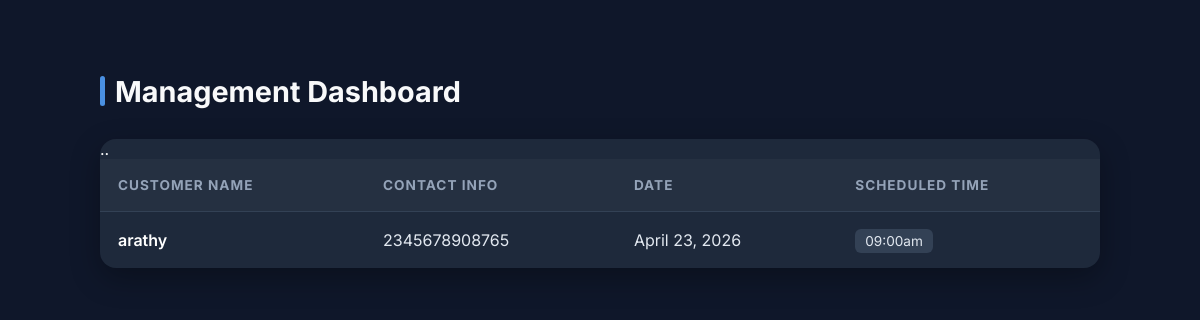
Page /history/ (signed in) on the committed database.
### turfapp/models.py (models this page shows, shortened)
class Booking(models.Model):
    name = models.CharField(max_length=100)
    contact = models.CharField(max_length=15)
    slot = models.ForeignKey(Slot, on_delete=models.CASCADE, null=True, blank=True)
    user = models.ForeignKey(User, on_delete=models.CASCADE, null=True, blank=True)

class Slot(models.Model):
    date = models.DateField()
    time = models.CharField(max_length=50)
    is_available = models.BooleanField(default=True)

### turfapp/views.py (the view)
# urls.py: path('history/', views.history, name='history'),
@login_required
def history(request):
    bookings = Booking.objects.filter(user=request.user)
    return render(request, "history.html", {"bookings": bookings})

### templates/history.html (shortened to what this page needs)
{% load static %}
<!DOCTYPE html>
<html lang="en">
<head>
</head>
<body>
<div class="container">
    <h2>Management Dashboard</h2>
    <div class="table-card">
        <table>
            <thead>
                <tr>
                    <th>Customer Name</th>
                    <th>Contact Info</th>
                    <th>Date</th>
                    <th>Scheduled Time</th>
                </tr>
            </thead>
            <tbody>
                {% for b in bookings %}
                <tr>
                    <td class="name-cell">{{ b.name }}</td>
                    <td>{{ b.contact }}</td>
                    <td>{{ b.slot.date }}</td>
                    <td><span class="time-badge">{{ b.slot.time }}</span></td>
                </tr>
                {% empty %}
                <tr>
                    <td colspan="4" style="text-align: center; padding: 40px; color: #64748b;">No booking records found.</td>
                </tr>
                {% endfor %}
            </tbody>..
        </table>
    </div>
</div>
</body>
</html>

### templates/history.html (style rules this page uses)
body { font-family: 'Inter', sans-serif; background: #0f172a; color: #f8f9fa; padding: 50px 20px; margin: 0; }
.container { max-width: 1000px; margin: 0 auto; }
h2 { font-size: 1.8rem; margin-bottom: 30px; display: flex; align-items: center; gap: 10px; }
h2::before { content: ''; width: 5px; height: 30px; background: #4A90E2; border-radius: 10px; }
.table-card { background: #1e293b; border-radius: 16px; overflow: hidden; box-shadow: 0 10px 30px rgba(0,0,0,0.3); }
table { width: 100%; border-collapse: collapse; text-align: left; }
th { background: rgba(255,255,255,0.03); padding: 18px; font-size: 0.85rem; text-transform: uppercase; letter-spacing: 1px; color: #94a3b8; border-bottom: 1px solid #334155; }
td { padding: 18px; border-bottom: 1px solid #334155; color: #e2e8f0; }
tr:last-child td { border-bottom: none; }
.name-cell { font-weight: 600; color: white; }
.time-badge { background: #334155; padding: 4px 10px; border-radius: 6px; font-size: 0.85rem; }

### rows in the picture
Booking: name "arathy", contact "2345678908765", slot "April 23, 2026", slot.time "09:00am"
